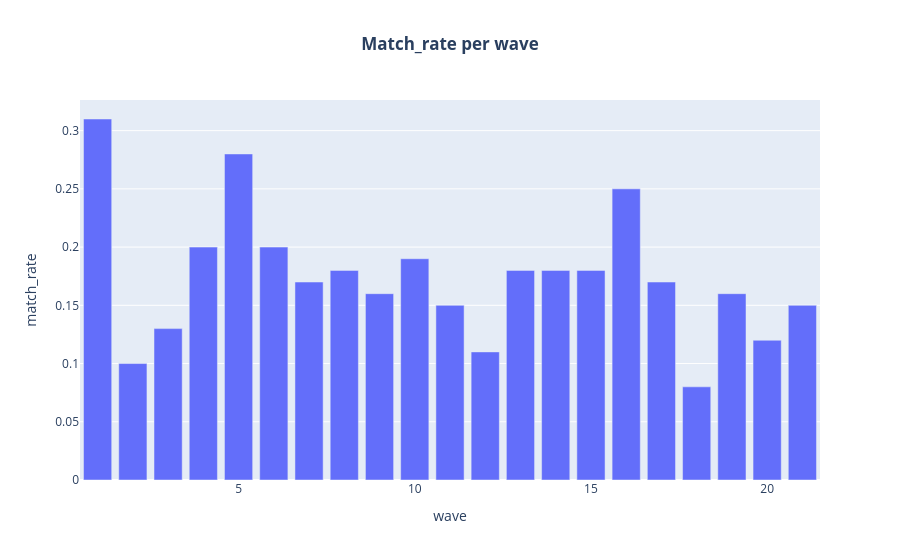

This figure's notebook cell:
### Markdown cell above
We observe significant differences between the waves, with match rates ranging from 0.08 to 0.31 — a variation by a factor of nearly four!

### Code cell
# Let's visualize this data

import plotly.express as px

fig = px.bar( match_per_wave,
        y="match_rate",
        x="wave",
        title="<b>Match_rate per wave<b>")

# Update title layout to center it
fig.update_layout(
    title={'x': 0.5, 'xanchor': 'center'}
)

### Figure 1 — Plotly figure (JSON) as saved in the notebook; plotly's stock layout.template omitted (floating-point values rounded to 4 significant figures)
{"data": [{"alignmentgroup": "True", "hovertemplate": "wave=%{x}<br>match_rate=%{y}<extra></extra>", "legendgroup": "", "marker": {"color": "#636efa", "pattern": {"shape": ""}}, "name": "", "offsetgroup": "", "orientation": "v", "showlegend": false, "textposition": "auto", "type": "bar", "x": [1, 2, 3, 4, 5, 6, 7, 8, 9, 10, 11, 12, 13, 14, 15, 16, 17, 18, 19, 20, 21], "xaxis": "x", "y": [0.31, 0.1, 0.13, 0.2, 0.28, 0.2, 0.17, 0.18, 0.16, 0.19, 0.15, 0.11, 0.18, 0.18, 0.18, 0.25, 0.17, 0.08, 0.16, 0.12, 0.15], "yaxis": "y"}], "layout": {"barmode": "relative", "legend": {"tracegroupgap": 0}, "title": {"text": "<b>Match_rate per wave<b>", "x": 0.5, "xanchor": "center"}, "xaxis": {"anchor": "y", "domain": [0, 1], "title": {"text": "wave"}}, "yaxis": {"anchor": "x", "domain": [0, 1], "title": {"text": "match_rate"}}}}
